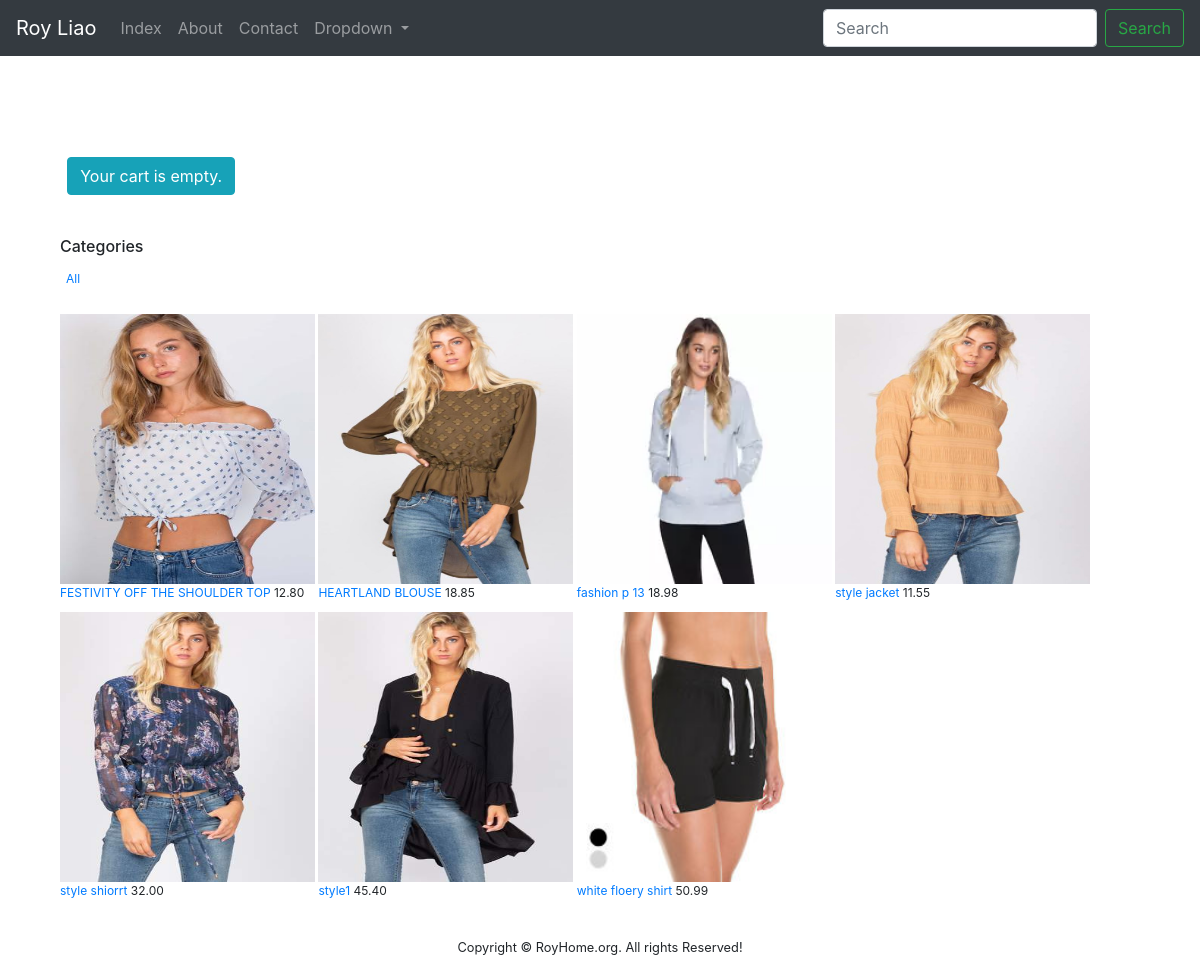
The app's page /index/ with its own data.
### pages/models.py (models this page shows, shortened)
class Products(models.Model):
    SIZE_CHOICES = (
    ('Size', (
            ('small', 's'),
            ('medium', 'm'),
            ('large', 'l'),
            ('extr large', 'xl'),
        ),
    ),
    )
    COLOR_CHOICES = (
    ('color', (
            ('white', 'white'),
            ('blue', 'blue'),
            ('red', 'red'),
        )
    ),)
    category = models.ForeignKey(Category, blank=True, related_name='products', on_delete=models.CASCADE)
    p_code = models.CharField(max_length=50, unique=True)
    p_name = models.CharField(max_length=50)
    slug = models.SlugField(max_length=100, db_index=True, blank=True)
    description = models.TextField(max_length=1500)
    colour = models.CharField(max_length=100,choices=COLOR_CHOICES)
    size = models.CharField(max_length=100, choices=SIZE_CHOICES)
    price = models.DecimalField(decimal_places=2, max_digits=4, default=0)
    isf =  models.BooleanField(default=False)
    pic = models.ImageField(max_length=5000)
    sls = models.CharField(max_length=300, default=SIZE_CHOICES)
    slc = models.CharField(max_length=300)
    available = models.BooleanField(default=True)
    stock = models.PositiveIntegerField()
    created_at = models.DateTimeField(auto_now_add=True)
    updated_at = models.DateTimeField(auto_now=True)
    image = models.ImageField(upload_to='products/%Y/%m/%d', blank=True)
    class Meta:
        ordering = ('p_name', )
        index_together = (('id', 'slug'),)

### pages/views.py (the view)
# urls.py: url(r'^index/$',views.IndexView.as_view(), name='index') ,
class IndexView(generic.ListView):
    template_name="indexproduct.html"
    context_object_name='all_products'
    def get_queryset(self):
        return Products.objects.all()

### pages/templates/indexproduct.html (shortened to what this page needs)
{% extends "base.html" %}
{% load static %}
{%block content%}
<div class="col-sm-3 col-sm-offset-1 blog-sidebar">
          <div class="sidebar-module">
            <h6>Categories</h6>
            <ol class="list-unstyled">
              <li style=" float: left;display: block;
  color: white;
  text-align: center;
  padding: 6px;
  text-decoration: none " {% if not category %} class="active"{% endif %}><a href='/list' ><span> All </span></a></li>
            </ol>
          </div>
</div>
<div class="container">
      {% for  all_products in all_products %}
      <div id=content">
        <span>
        <a href={% url 'pages:productdetail' all_products.id %}><image src="/media/{{all_products.pic}}" class="d-block w-15" width=255 height=270 alt="..."></image></a>
        </span><a href={% url 'pages:productdetail' all_products.id %}>{{all_products.p_name}}</a>	{{all_products.price}}
       </div>
       {% endfor %}
</div>
{% endblock %}

### pages/templates/indexproduct.html (style rules this page uses)
.container { font-size: 0; }
.container div { display: inline-block; font-size: 12px; margin-left: 0px; margin-top: 10px;marker-start: 0 }

### records on screen
Products: pic (picture), p_name "FESTIVITY OFF THE SHOULDER TOP", price "12.80"
Products: pic (picture), p_name "HEARTLAND BLOUSE", price "18.85"
Products: pic (picture), p_name "fashion p 13", price "18.98"
Products: pic (picture), p_name "style jacket", price "11.55"
Products: pic (picture), p_name "style shiorrt", price "32.00"
Products: pic (picture), p_name "style1", price "45.40"
Products: pic (picture), p_name "white floery shirt", price "50.99"
